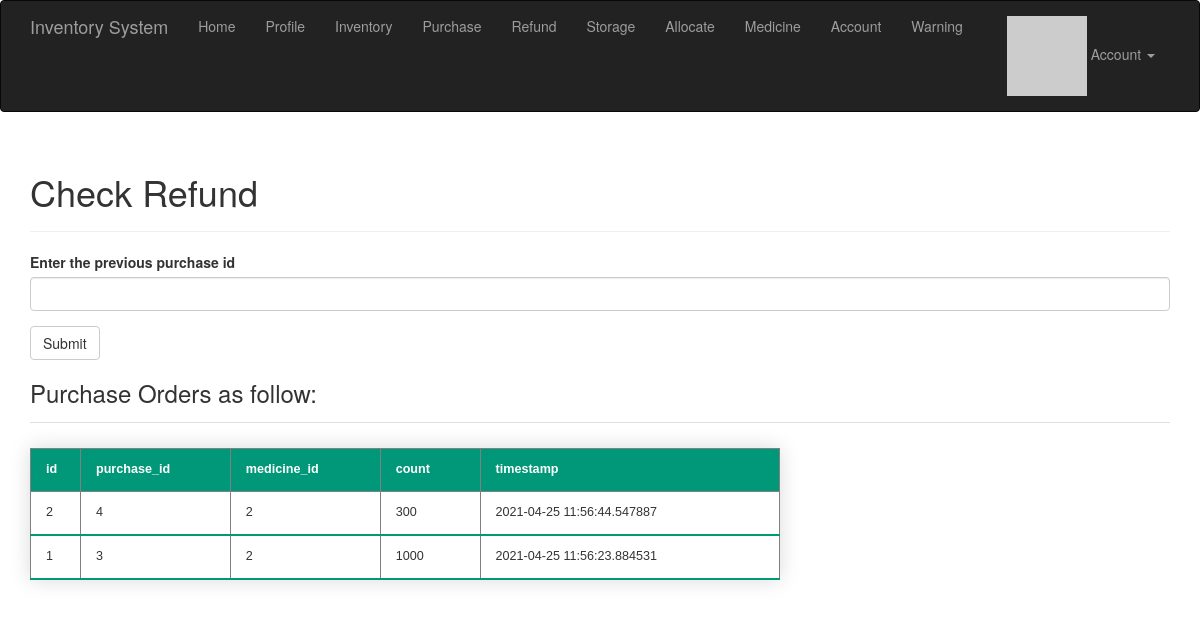
Before: /return_goods (signed in) with the older database file.
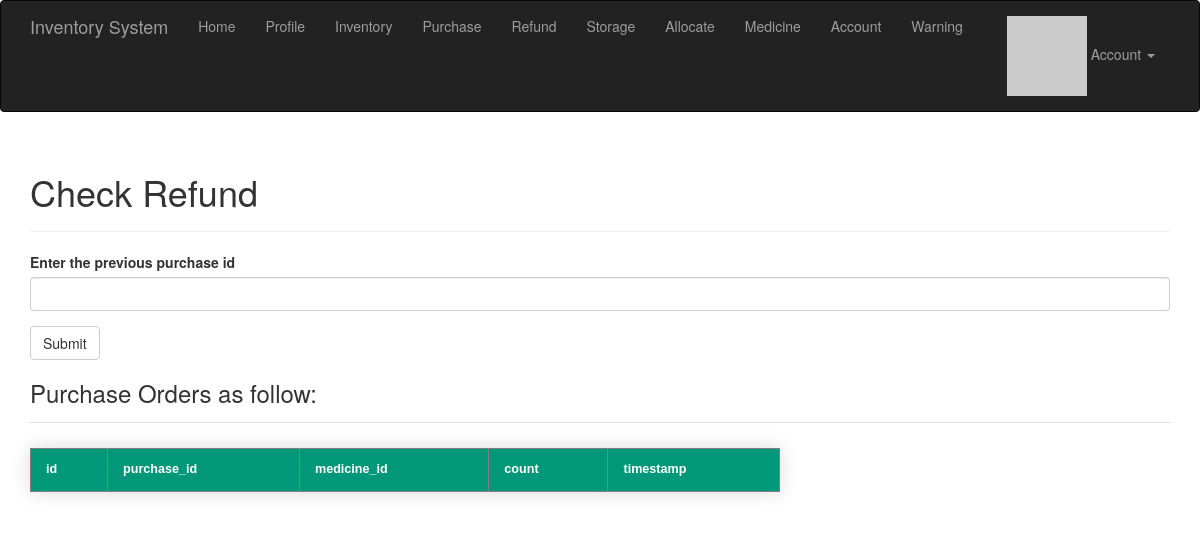
After: the same page with the newer database file.
### app/models.py (models this page shows)
class Refund(db.Model):
    __tablename__ = "Refund"
    id = db.Column(db.Integer, primary_key=True)
    purchase_id = db.Column(db.Integer, db.ForeignKey("Purchase.id"))
    user_id = db.Column(db.Integer, db.ForeignKey('users.id'))
    timestamp = db.Column(db.DateTime, index=True, default=datetime.utcnow)

class Purchase(db.Model):
    __tablename__ = "Purchase"
    id = db.Column(db.Integer, primary_key=True)
    medicine_id = db.Column(db.Integer, db.ForeignKey("inventory.medicine_id"))
    timestamp = db.Column(db.DateTime, index=True, default=datetime.utcnow)
    count = db.Column(db.Integer)
    user_id = db.Column(db.Integer, db.ForeignKey('users.id'))
    return_goods = db.Column(db.Boolean, default=False)
    have_storage = db.Column(db.Boolean, default=False)

### app/main/views.py (the view, shortened to what this page needs)
@main.route('/return_goods', methods=['GET', "POST"])
@login_required
def return_goods():
    form = RefundForm()
    page = request.args.get('page', 1, type=int)
    pagination = Refund.query.order_by(Refund.timestamp.desc()).paginate(
        page, per_page=current_app.config['FLASKY_POSTS_PER_PAGE'],
        error_out=False)
    return_goods_items = pagination.items
    return render_template('return_goods.html', form=form, return_goods_items=return_goods_items, pagination=pagination,
                           Purchase=Purchase)

### app/main/forms.py (shortened to what this page needs)
class RefundForm(FlaskForm):
    purchase_id = StringField("Enter the previous purchase id", validators=[DataRequired()])
    submit = SubmitField("Submit")

### app/auth/views.py (called while the page is built)
@auth.before_app_request
def before_request():
    if current_user.is_authenticated:
        current_user.ping()
        if not current_user.confirmed \
                and request.endpoint \
                and request.blueprint != 'auth' \
                and request.endpoint != 'static':
            return redirect(url_for('auth.unconfirmed'))

### app/main/__init__.py (called while the page is built)
@main.app_context_processor
def inject_permissions():
    return dict(Permission=Permission)

### app/models.py (called while the page is built)
@login_manager.user_loader
def load_user(user_id):
    return User.query.get(int(user_id))

    def has_permission(self, perm):
        return self.permissions & perm == perm

    def can(self, perm):
        return self.role is not None and self.role.has_permission(perm)

    def ping(self):
        self.last_seen = datetime.utcnow()
        db.session.add(self)

### app/templates/return_goods.html (shortened to what this page needs)
{% extends "base.html" %}
{% import "bootstrap/wtf.html" as wtf %}
{% import "_macros.html" as macros %}
{% block page_content %}
<div class="page-header">
    <h1>Check Refund</h1>
</div>
<div>
    {% if current_user.can(Permission.WRITE) %}
    {{ wtf.quick_form(form) }}
    {% endif %}
</div>
<h3>Purchase Orders as follow:</h3>
{% include '_return_goods.html' %}
{% endblock %}

### app/templates/_return_goods.html
<ul class="posts">
    <table class="styled-table" border="1" width="750">
        <thead>
        <tr>
            <th>id</th>
            <th>purchase_id</th>
            <th>medicine_id</th>
            <th>count</th>
            <th>timestamp</th>
        </tr>
        </thead>
        {% for return_goods_item in return_goods_items %}
        <tbody>
        <tr>
            <td width="50">
                {% if return_goods_item.id %}
                {{ return_goods_item.id | safe }}
                {% else %}
                {{ return_goods_item.id }}
                {% endif %}
            </td>
            <td width="150">
                {% if return_goods_item.purchase_id %}
                {{ return_goods_item.purchase_id | safe }}
                {% else %}
                {{ return_goods_item.purchase_id }}
                {% endif %}
            </td>
            <td width="150">
                {% if Purchase.query.filter_by(id=return_goods_item.purchase_id).first().medicine_id %}
                {{ Purchase.query.filter_by(id=return_goods_item.purchase_id).first().medicine_id | safe }}
                {% else %}
                {{ Purchase.query.filter_by(id=return_goods_item.purchase_id).first().medicine_id }}
                {% endif %}
            </td>
            <td width="100">
                {% if Purchase.query.filter_by(id=return_goods_item.purchase_id).first().count %}
                {{ Purchase.query.filter_by(id=return_goods_item.purchase_id).first().count | safe }}
                {% else %}
                {{ Purchase.query.filter_by(id=return_goods_item.purchase_id).first().count }}
                {% endif %}
            </td>
            <td width="300">
                {% if return_goods_item.timestamp %}
                {{ return_goods_item.timestamp | safe }}
                {% else %}
                {{ return_goods_item.timestamp }}
                {% endif %}
            </td>
        </tr>
        {% endfor %}
        </tbody>
    </table>
</ul>

Changed rows visible on the page:
removed Refund: id "2", purchase_id "4", timestamp "2021-04-25 11:56:44.547887"
no longer on this page (row edited): Purchase: query.filter_by "2", query.filter_by "300"
removed Refund: id "1", purchase_id "3", timestamp "2021-04-25 11:56:23.884531"
no longer on this page (row edited): Purchase: query.filter_by "2", query.filter_by "1000"
